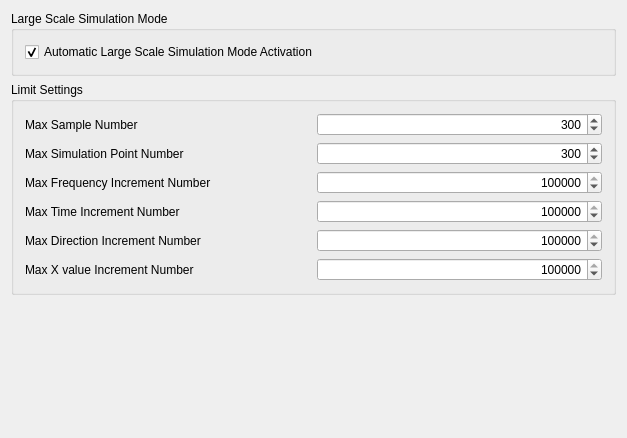
<?xml version="1.0" encoding="UTF-8"?>
<ui version="4.0">
 <class>SeaLabGui::DlgSettingsSeaLabLimitImp</class>
 <widget class="QWidget" name="SeaLabGui::DlgSettingsSeaLabLimitImp">
  <property name="geometry">
   <rect>
    <x>0</x>
    <y>0</y>
    <width>627</width>
    <height>438</height>
   </rect>
  </property>
  <property name="windowTitle">
   <string>Limit</string>
  </property>
  <layout class="QVBoxLayout" name="verticalLayout_3">
   <item>
    <widget class="QGroupBox" name="gb_wl_param_binary">
     <property name="sizePolicy">
      <sizepolicy hsizetype="Preferred" vsizetype="Preferred">
       <horstretch>0</horstretch>
       <verstretch>0</verstretch>
      </sizepolicy>
     </property>
     <property name="layoutDirection">
      <enum>Qt::LayoutDirection::LeftToRight</enum>
     </property>
     <property name="title">
      <string>Large Scale Simulation Mode</string>
     </property>
     <property name="alignment">
      <set>Qt::AlignmentFlag::AlignLeading|Qt::AlignmentFlag::AlignLeft|Qt::AlignmentFlag::AlignTop</set>
     </property>
     <layout class="QVBoxLayout" name="verticalLayout">
      <item>
       <layout class="QGridLayout" name="gl_lm">
        <item row="0" column="1">
         <widget class="Gui::PrefCheckBox" name="cb_lm_AutoLargeScaleMode">
          <property name="minimumSize">
           <size>
            <width>0</width>
            <height>20</height>
           </size>
          </property>
          <property name="text">
           <string>Automatic Large Scale Simulation Mode Activation</string>
          </property>
          <property name="checked">
           <bool>true</bool>
          </property>
          <property name="prefEntry" stdset="0">
           <cstring>AutomaticLargeScaleModeActivation</cstring>
          </property>
          <property name="prefPath" stdset="0">
           <cstring>Mod/SeaLab/General</cstring>
          </property>
         </widget>
        </item>
       </layout>
      </item>
     </layout>
    </widget>
   </item>
   <item>
    <widget class="QGroupBox" name="gb_wl_LimitSettings">
     <property name="sizePolicy">
      <sizepolicy hsizetype="Preferred" vsizetype="Preferred">
       <horstretch>0</horstretch>
       <verstretch>0</verstretch>
      </sizepolicy>
     </property>
     <property name="layoutDirection">
      <enum>Qt::LayoutDirection::LeftToRight</enum>
     </property>
     <property name="title">
      <string>Limit Settings</string>
     </property>
     <property name="alignment">
      <set>Qt::AlignmentFlag::AlignLeading|Qt::AlignmentFlag::AlignLeft|Qt::AlignmentFlag::AlignTop</set>
     </property>
     <layout class="QVBoxLayout" name="verticalLayout_2">
      <item>
       <layout class="QGridLayout" name="wl_ly_limit">
        <item row="2" column="0">
         <widget class="QLabel" name="l_max_FrequencyNumber">
          <property name="text">
           <string>Max Frequency Increment Number</string>
          </property>
         </widget>
        </item>
        <item row="2" column="2">
         <widget class="Gui::PrefSpinBox" name="sb_lm_FrequencyNumber">
          <property name="minimumSize">
           <size>
            <width>0</width>
            <height>20</height>
           </size>
          </property>
          <property name="alignment">
           <set>Qt::AlignmentFlag::AlignRight|Qt::AlignmentFlag::AlignTrailing|Qt::AlignmentFlag::AlignVCenter</set>
          </property>
          <property name="minimum">
           <number>1</number>
          </property>
          <property name="maximum">
           <number>2147483647</number>
          </property>
          <property name="singleStep">
           <number>100</number>
          </property>
          <property name="value">
           <number>102400</number>
          </property>
          <property name="prefEntry" stdset="0">
           <cstring>MaxFIN</cstring>
          </property>
          <property name="prefPath" stdset="0">
           <cstring>Mod/SeaLab/Limit</cstring>
          </property>
         </widget>
        </item>
        <item row="4" column="0">
         <widget class="QLabel" name="l_max_DirectionNumber">
          <property name="text">
           <string>Max Direction Increment Number</string>
          </property>
         </widget>
        </item>
        <item row="1" column="2">
         <widget class="Gui::PrefSpinBox" name="sb_lm_SimulationPointsNumber">
          <property name="minimumSize">
           <size>
            <width>0</width>
            <height>20</height>
           </size>
          </property>
          <property name="alignment">
           <set>Qt::AlignmentFlag::AlignRight|Qt::AlignmentFlag::AlignTrailing|Qt::AlignmentFlag::AlignVCenter</set>
          </property>
          <property name="minimum">
           <number>1</number>
          </property>
          <property name="maximum">
           <number>2147483647</number>
          </property>
          <property name="singleStep">
           <number>10</number>
          </property>
          <property name="value">
           <number>300</number>
          </property>
          <property name="prefEntry" stdset="0">
           <cstring>MaxSPN</cstring>
          </property>
          <property name="prefPath" stdset="0">
           <cstring>Mod/SeaLab/Limit</cstring>
          </property>
         </widget>
        </item>
        <item row="3" column="0">
         <widget class="QLabel" name="l_max_TimeNumber">
          <property name="text">
           <string>Max Time Increment Number</string>
          </property>
         </widget>
        </item>
        <item row="1" column="0">
         <widget class="QLabel" name="l_max_SimulationPointsNumber">
          <property name="text">
           <string>Max Simulation Point Number</string>
          </property>
         </widget>
        </item>
        <item row="3" column="2">
         <widget class="Gui::PrefSpinBox" name="sb_lm_TimeNumber">
          <property name="minimumSize">
           <size>
            <width>0</width>
            <height>20</height>
           </size>
          </property>
          <property name="alignment">
           <set>Qt::AlignmentFlag::AlignRight|Qt::AlignmentFlag::AlignTrailing|Qt::AlignmentFlag::AlignVCenter</set>
          </property>
          <property name="minimum">
           <number>1</number>
          </property>
          <property name="maximum">
           <number>2147483647</number>
          </property>
          <property name="singleStep">
           <number>100</number>
          </property>
          <property name="value">
           <number>614400</number>
          </property>
          <property name="prefEntry" stdset="0">
           <cstring>MaxTIN</cstring>
          </property>
          <property name="prefPath" stdset="0">
           <cstring>Mod/SeaLab/Limit</cstring>
          </property>
         </widget>
        </item>
        <item row="5" column="0">
         <widget class="QLabel" name="l_max_XValueNumber">
          <property name="text">
           <string>Max X value Increment Number</string>
          </property>
         </widget>
        </item>
        <item row="4" column="2">
         <widget class="Gui::PrefSpinBox" name="sb_lm_DirectionNumber">
          <property name="minimumSize">
           <size>
            <width>0</width>
            <height>20</height>
           </size>
          </property>
          <property name="alignment">
           <set>Qt::AlignmentFlag::AlignRight|Qt::AlignmentFlag::AlignTrailing|Qt::AlignmentFlag::AlignVCenter</set>
          </property>
          <property name="minimum">
           <number>1</number>
          </property>
          <property name="maximum">
           <number>2147483647</number>
          </property>
          <property name="singleStep">
           <number>100</number>
          </property>
          <property name="value">
           <number>100000</number>
          </property>
          <property name="prefEntry" stdset="0">
           <cstring>MaxDIN</cstring>
          </property>
          <property name="prefPath" stdset="0">
           <cstring>Mod/SeaLab/Limit</cstring>
          </property>
         </widget>
        </item>
        <item row="5" column="2">
         <widget class="Gui::PrefSpinBox" name="sb_lm_XValueNumber">
          <property name="minimumSize">
           <size>
            <width>0</width>
            <height>20</height>
           </size>
          </property>
          <property name="alignment">
           <set>Qt::AlignmentFlag::AlignRight|Qt::AlignmentFlag::AlignTrailing|Qt::AlignmentFlag::AlignVCenter</set>
          </property>
          <property name="minimum">
           <number>1</number>
          </property>
          <property name="maximum">
           <number>2147483647</number>
          </property>
          <property name="singleStep">
           <number>100</number>
          </property>
          <property name="value">
           <number>100000</number>
          </property>
          <property name="prefEntry" stdset="0">
           <cstring>MaxXIN</cstring>
          </property>
          <property name="prefPath" stdset="0">
           <cstring>Mod/SeaLab/Limit</cstring>
          </property>
         </widget>
        </item>
        <item row="0" column="0">
         <widget class="QLabel" name="label">
          <property name="text">
           <string>Max Sample Number</string>
          </property>
         </widget>
        </item>
        <item row="0" column="2">
         <widget class="Gui::PrefSpinBox" name="sb_lm_SampleNumber">
          <property name="minimumSize">
           <size>
            <width>0</width>
            <height>20</height>
           </size>
          </property>
          <property name="alignment">
           <set>Qt::AlignmentFlag::AlignRight|Qt::AlignmentFlag::AlignTrailing|Qt::AlignmentFlag::AlignVCenter</set>
          </property>
          <property name="minimum">
           <number>1</number>
          </property>
          <property name="maximum">
           <number>2147483647</number>
          </property>
          <property name="singleStep">
           <number>10</number>
          </property>
          <property name="value">
           <number>300</number>
          </property>
          <property name="prefEntry" stdset="0">
           <cstring>MaxSN</cstring>
          </property>
          <property name="prefPath" stdset="0">
           <cstring>Mod/SeaLab/Limit</cstring>
          </property>
         </widget>
        </item>
       </layout>
      </item>
     </layout>
    </widget>
   </item>
   <item>
    <spacer name="verticalSpacer">
     <property name="orientation">
      <enum>Qt::Orientation::Vertical</enum>
     </property>
     <property name="sizeHint" stdset="0">
      <size>
       <width>20</width>
       <height>40</height>
      </size>
     </property>
    </spacer>
   </item>
  </layout>
 </widget>
 <layoutdefault spacing="6" margin="11"/>
 <customwidgets>
  <customwidget>
   <class>Gui::PrefCheckBox</class>
   <extends>QCheckBox</extends>
   <header>Gui/PrefWidgets.h</header>
  </customwidget>
  <customwidget>
   <class>Gui::PrefSpinBox</class>
   <extends>QSpinBox</extends>
   <header>Gui/PrefWidgets.h</header>
  </customwidget>
 </customwidgets>
 <resources>
  <include location="Resources/SeaLab.qrc"/>
 </resources>
 <connections/>
</ui>
